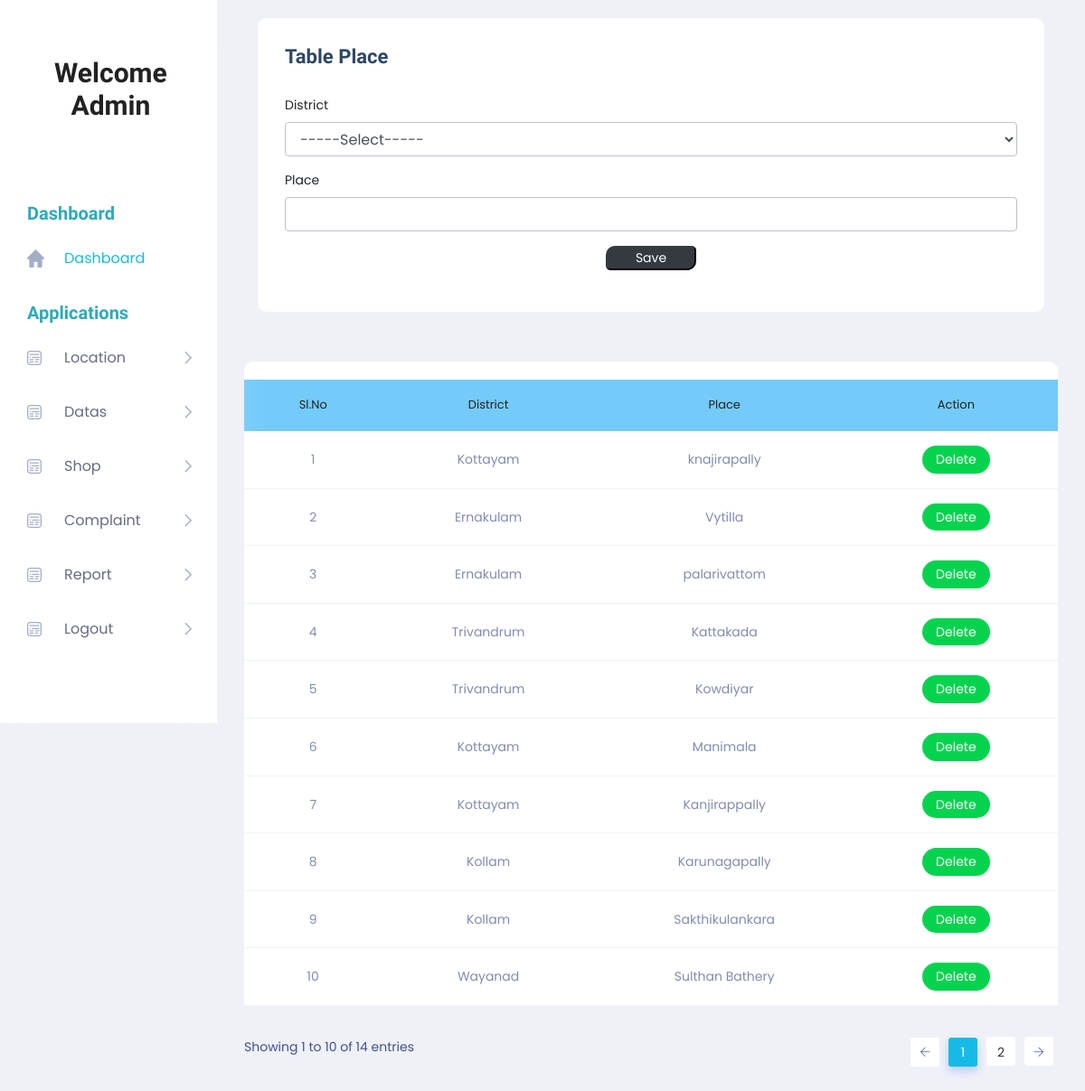
The page /Project/Admin/Place.php on the database its author committed.
### tables this page shows
CREATE TABLE `tbl_place` (
  `place_id` int(11) NOT NULL,
  `place_name` varchar(100) NOT NULL,
  `district_id` int(11) NOT NULL
);

CREATE TABLE `tbl_district` (
  `district_id` int(11) NOT NULL,
  `district_name` varchar(100) NOT NULL
);

### Project/Admin/Place.php (the view, shortened to what this page needs)
<!DOCTYPE html PUBLIC "-//W3C//DTD XHTML 1.0 Transitional//EN" "http://www.w3.org/TR/xhtml1/DTD/xhtml1-transitional.dtd">
<html xmlns="http://www.w3.org/1999/xhtml">
<head>
</head>
<?php
include('Head.php');
?>
<body>
        <section class="main_content dashboard_part">
            <div class="main_content_iner ">
                <div class="container-fluid p-0">
                    <div class="row justify-content-center">
                        <div class="col-12">
                            <div class="QA_section">
                                <div class="white_box_tittle list_header">
                                    <div class="col-lg-12">
                                        <div class="white_box mb_30">
                                            <div class="box_header ">
                                                <div class="main-title">
                                                    <h3 class="mb-0" >Table Place</h3>
                                                </div>
                                            </div>
                                            <form method="post">
                                             <div class="form-group">
                                                    <label for="txt_district">District</label>
                                                    <select class="form-control" name="sel_district" id="sel_district" autocomplete="off" required >
                                                    <option value="">-----Select-----</option>
                                                    </select>
                                                </div>
                                                <div class="form-group">
                                                    <label for="txt_district">Place</label>
        <input type="text" name="txt_place" id="txt_place" class="form-control" autocomplete="off" required/>
                                                </div>
                                                <div class="form-group" align="center">
                                                    <input type="submit" class="btn-dark" style="width:100px; border-radius: 10px 5px " name="btn_save" value="Save">
                                                </div>
                                            </form>
                                        </div>
                                    </div>
                                </div>
                                <div class="QA_table mb_30">
                                    <table class="table lms_table_active">
                                        <thead>
                                            <tr style="background-color: #74CBF9">
                                                <td align="center" scope="col">Sl.No</td>
                                              	<td align="center" scope="col">District</td>
                                                <td align="center" scope="col">Place </td>
                                                <td align="center" scope="col">Action</td>
                                            </tr>
                                        </thead>
                                        <tbody>
                                            <?php
	$i=0;
	  $sel = "select * from tbl_place p inner join tbl_district s on s.district_id=p.district_id";
	  $row = $Conn->query($sel);
	  while($data = $row->fetch_assoc())
	  {
		  $i++;
		  ?>
                                            <tr>
                                               <td align="center"><?php echo $i; 	?></td>
            <td align="center"><?php echo $data['district_name']; ?></td>
            <td align="center"><?php echo $data['place_name']; ?></td>
            <td align="center">
            <a class="status_btn"  href="place.php?id=<?php echo $data['place_id']; ?>">Delete </a>
         </td>
                                            </tr>
                                            <?php
                                              }
                                            ?>
                                        </tbody>
                                    </table>
                                </div>
                            </div>
                        </div>
                    </div>
                </div>
            </div>
        </section>
        <?php
		include('Foot.php');
		?>
</body>
</html>

### rows shown on the page
tbl_place: district.district_name "Kottayam", place_name "knajirapally"
tbl_place: district.district_name "Ernakulam", place_name "Vytilla"
tbl_place: district.district_name "Ernakulam", place_name "palarivattom"
tbl_place: district.district_name "Trivandrum", place_name "Kattakada"
tbl_place: district.district_name "Trivandrum", place_name "Kowdiyar"
tbl_place: district.district_name "Kottayam", place_name "Manimala"
tbl_place: district.district_name "Kottayam", place_name "Kanjirappally"
tbl_place: district.district_name "Kollam", place_name "Karunagapally"
tbl_place: district.district_name "Kollam", place_name "Sakthikulankara"
tbl_place: district.district_name "Wayanad", place_name "Sulthan Bathery"
